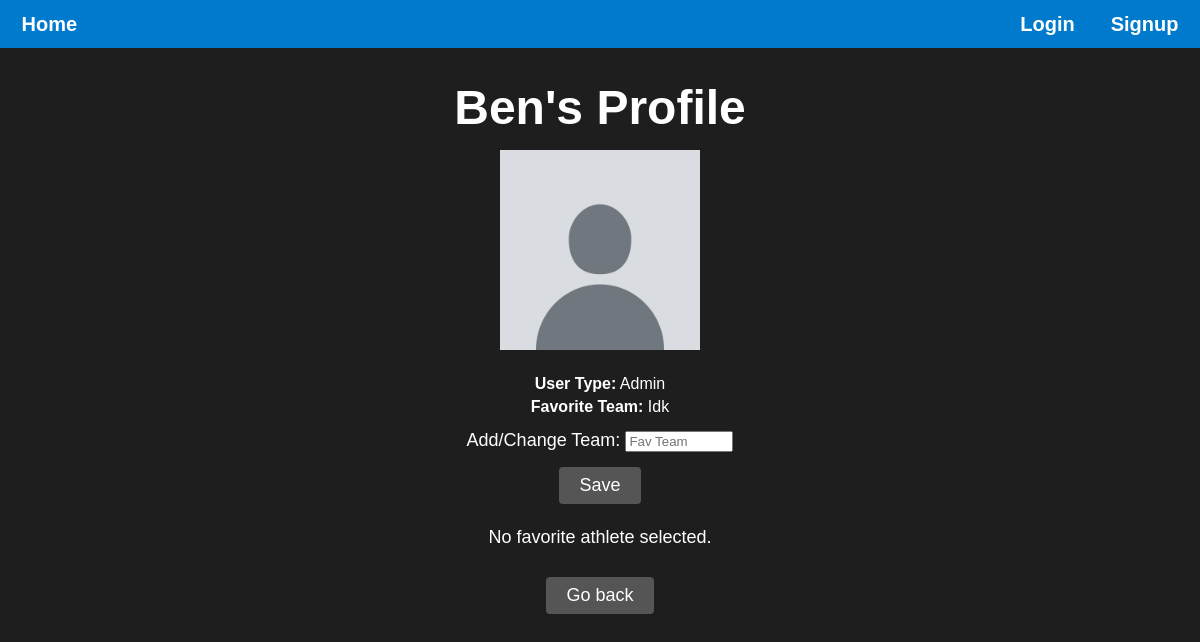
Page /user/Ben/ on the earlier database version.
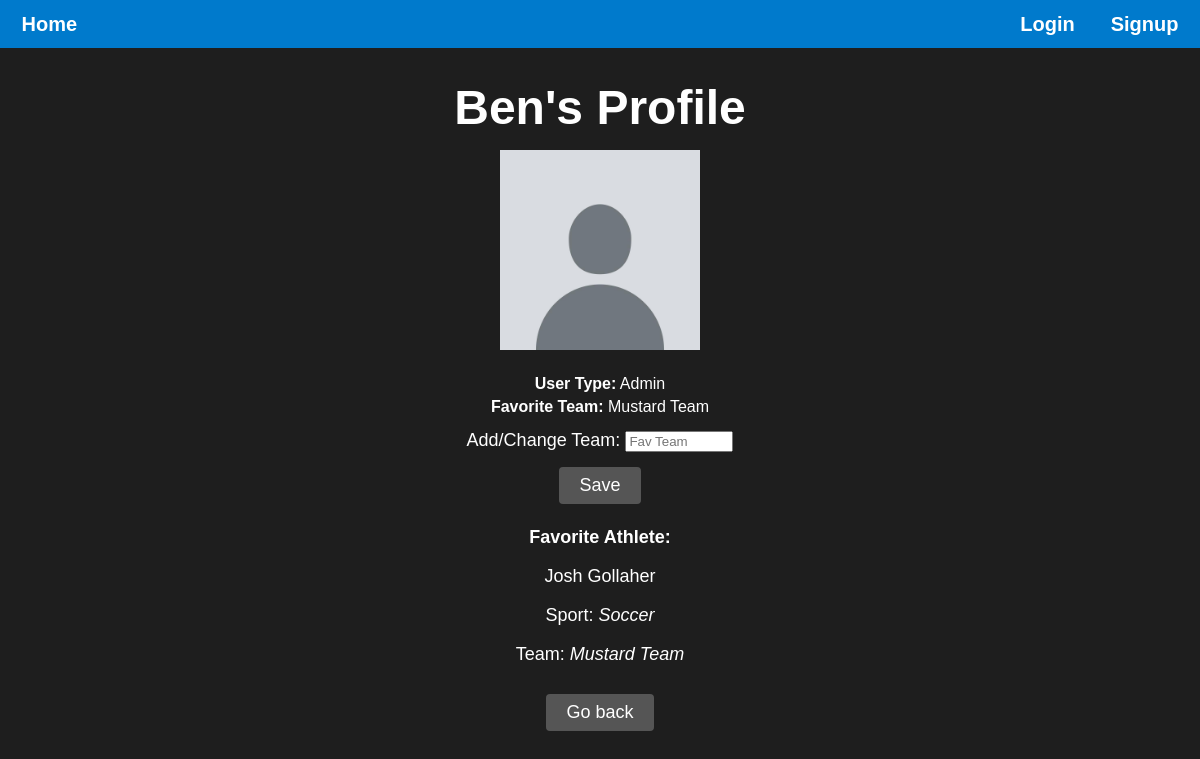
Same page on the later database version.
### main/models.py (models this page shows, shortened)
class User(models.Model):
    userName = models.CharField(max_length=20, primary_key=True)
    passWord = models.CharField(max_length=20)
    isAdmin = models.BooleanField(default=False)
    teamName = models.CharField(max_length=20, blank=True)
    favAthlete = models.ForeignKey(Athlete, on_delete=models.CASCADE, null=True, blank=True)

class Athlete(models.Model):
    SPORT_CHOICES = [
        ('baseball', 'baseball'),
        ('basketball', 'basketball'),
        ('soccer', 'soccer'),
        ('football', 'football'),
    ]
    id = models.AutoField(primary_key=True)
    firstName = models.CharField(max_length=20, default='N/A')
    lastName = models.CharField(max_length=20, default='N/A')
    height = models.CharField(max_length=5, default='N/A',blank=True, null=True)
    weight = models.IntegerField(blank=True, null=True)
    birthDate = models.DateField(blank=True, null=True)
    age = models.IntegerField(blank=True, null=True)
    wins = models.IntegerField(default=0)
    losses = models.IntegerField(default=0)
    joinYear = models.IntegerField(blank=True, null=True)
    sport = models.CharField(max_length=20, choices=SPORT_CHOICES, default='Baseball')
    teamName = models.CharField(max_length=20, default='N/A')
    position = models.CharField(max_length=20, default='N/A', blank=True, null=True)
    numViews = models.IntegerField(default=0, blank=True, null=True)

### main/views.py (the view)
# urls.py: path("user/<str:user_name>/", views.user_page, name="user_page"),
def user_page(request, user_name):
    logged_in = request.session.get('logged_in', False)
    curr_user_name = request.session.get('curr_user_name', "")
    user = get_object_or_404(User, pk=user_name)
    invalid_info = False
    form = ProfileForm()
    if request.method == "POST":
        form = ProfileForm(request.POST)
        if form.is_valid():
            favorite_team = form.cleaned_data["fav_team"]
            user.teamName = favorite_team
            user.save()
        else:
            form = ProfileForm()
            invalid_info = True
    else:
        form = ProfileForm()
    context = {
        "user": user,
        "form": form,
        "invalid_info": invalid_info,
        "logged_in": logged_in,
        "curr_user_name": curr_user_name
    }
    return render(request, "main/user_page.html", context)

### main/forms.py
class ProfileForm(forms.Form):
    fav_team = forms.CharField(
        label="Add/Change Team",
        max_length=20,
        widget=forms.TextInput(attrs={'placeholder': 'Fav Team', 'style': 'width: 100px;'})
    )

### main/templates/main/user_page.html (shortened to what this page needs)
{% load static %}
<!DOCTYPE html>
<html lang="en">
<head>
    <link rel="stylesheet" href="{% static 'styles.css' %}" />
</head>
<body>
    <div class="header">
        <p><a href="{% url 'landing_page' %}">Home</a></p>
        <div class="header-container">
            {% if not logged_in %}
            <p><a href="{% url 'login_page' %}">Login</a></p>
            <p><a href="{% url 'signup_page' %}">Signup</a></p>
            {% else %}
            <p><a href="{% url 'logout' %}">Logout</a></p>
            <p><a href="{% url 'user_page' curr_user_name %}">Profile</a></p>
            {% endif %}
        </div>
    </div>
    <h1>{{ user.userName }}'s Profile</h1>
    <div class="profile-container">
        <img src="{% static "images/default_picture.jpg" %}" style="width: 200px; height: auto;">
    <div class="profile-details">
        <p><strong>User Type:</strong>
            {% if user.isAdmin %}
            Admin
            {% else %}
            Regular User
            {% endif %}
        </p>
        <p><strong>Favorite Team:</strong> {{ user.teamName }}</p>
    </div>
        <section class="favorite-athlete-section">
            <form method="post" class="favorite-athlete-form">
                {{ form }}
                <button type="submit" class="btn-secondary">Save</button>
            </form>
            {% if user.favAthlete %}
            <div class="favorite-athlete-info">
                <p><strong>Favorite Athlete:</strong></p>
                <a href="{% url 'athlete_page' sport=user.favAthlete.sport athlete_id=user.favAthlete.id %}">
                    {{ user.favAthlete.firstName }} {{ user.favAthlete.lastName }}
                </a>
                <p>Sport: <em>{{ user.favAthlete.sport|capfirst }}</em></p>
                <p>Team: <em>{{ user.favAthlete.teamName }}</em></p>
            </div>
            {% else %}
            <p>No favorite athlete selected.</p>
            {% endif %}
        </section>
        <div class="additional-buttons">
            <form action="{% url 'landing_page' %}" method="get">
                <button type="submit" class="btn-secondary">Go back</button>
            </form>
        </div>
    </div>
</body>

### main/static/styles.css (style rules this page uses)
body { background-color: #1e1e1e; color: #ffffff; font-family: Arial, sans-serif; display: flex; flex-direction: column; align-items: center; min-height: 100vh; margin: 0; }
.header { display: flex; flex: auto; background-color: #007acc; font-size: 20px; font-weight: 600; justify-content: space-around; align-items: center; gap: 75%; max-height: 48px; min-width: 100%; }
.header-container { display: flex; justify-content: space-between; gap: 36px; }
h1 { font-size: 3em; margin-bottom: 15px; }
a { color: inherit; text-decoration: none; }
input { width: 50px; margin: 10px auto; }
button { font-size: 1em; color: #ffffff; background-color: #007acc; border: none; padding: 10px 20px; border-radius: 5px; cursor: pointer; margin: 5px; }
.additional-buttons { display: flex; justify-content: center; gap: 1rem; margin-top: 1.5rem; }
.btn-secondary { padding: 10px 20px; background-color: #555; color: #fff; border: none; border-radius: 4px; cursor: pointer; }
.profile-container { text-align: center; font-size: 18px; }
.profile-container button { padding: 8px 20px; }
.profile-details { margin-top: 20px; font-size: 1rem; }
.profile-details p { margin: 5px 0; }

Differences in the rows shown:
changed User "Ben": teamName "Idk" → "Mustard Team"; favAthlete_id empty → 6 (drawn); favAthlete.firstName (not shown) → "Josh"; favAthlete.lastName (not shown) → "Gollaher"; favAthlete.sport (not shown) → "Soccer"; favAthlete.teamName (not shown) → "Mustard Team"
Other differences:
text no longer shown: "No favorite athlete selected."
text now shown: "Favorite Athlete: Sport: Team:"
